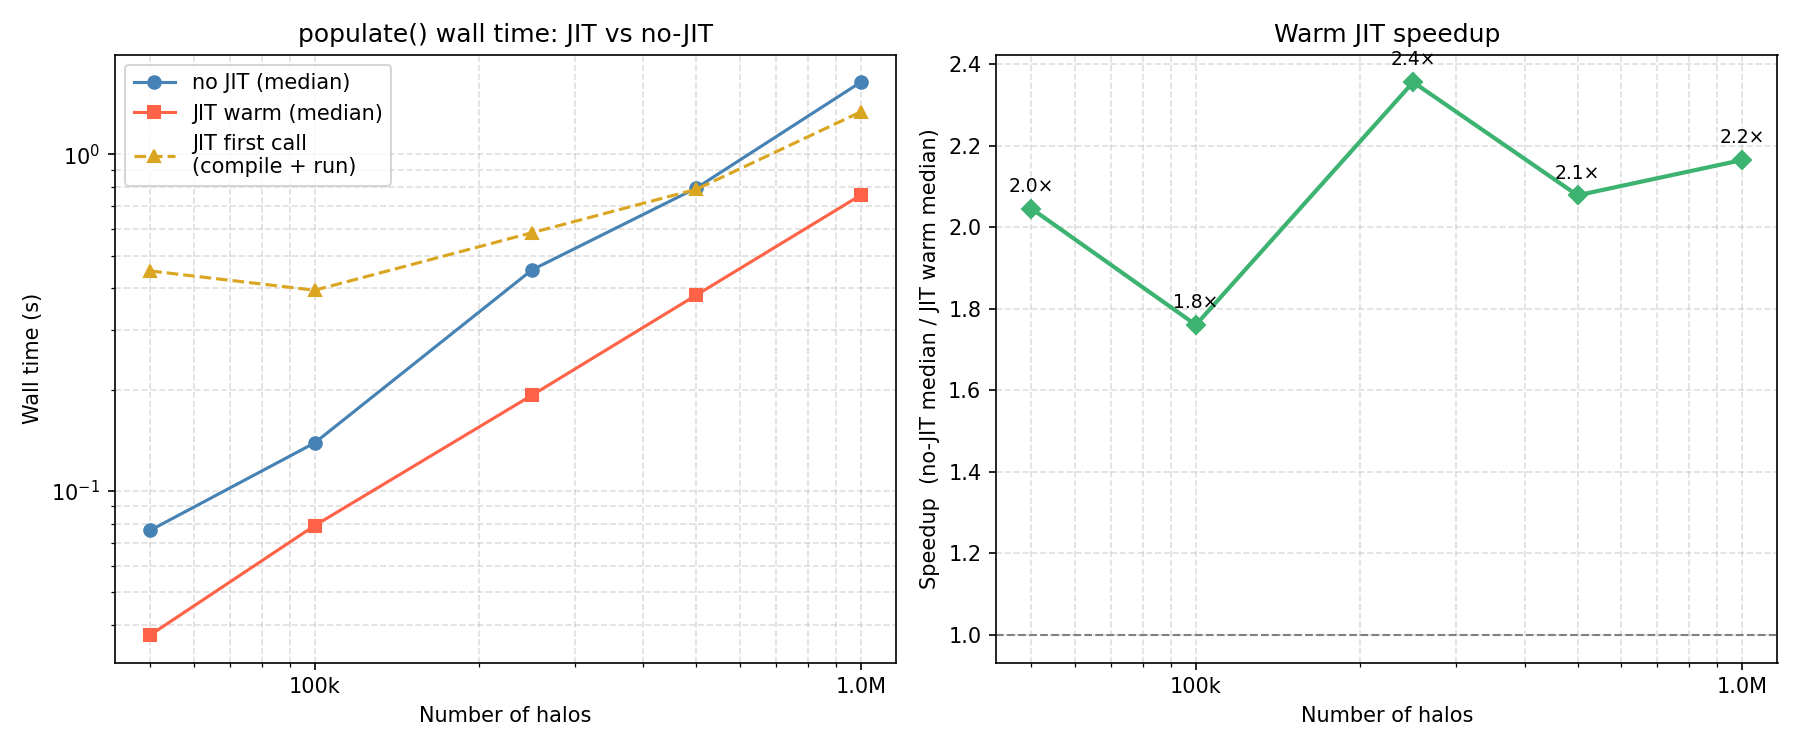

Source code (Python):
"""
Benchmark: JIT vs non-JIT performance of populate().

Measures:
  - Compilation cost (first call with jit=True)
  - Warm JIT time (subsequent calls, same max_satellites → cached XLA binary)
  - Non-JIT time (baseline)
  - Speedup at several catalogue sizes

Run from the repo root:

    python benchmark/populate_jit.py

Produces:
  - A summary table printed to stdout
  - benchmark/populate_jit.png
"""

import time

import jax
import jax.numpy as jnp
import matplotlib.pyplot as plt
import numpy as np

import sys
import os
sys.path.insert(0, os.path.join(os.path.dirname(__file__), '..'))

from jaxhod import Zheng07, populate

# ---------------------------------------------------------------------------
# Helpers
# ---------------------------------------------------------------------------

RNG = np.random.default_rng(0)


def _make_halos(n, box=500.0):
    """Generate synthetic halos drawn from a log-uniform mass distribution."""
    positions = RNG.uniform(0, box, size=(n, 3)).astype(np.float32)
    log_masses = RNG.uniform(12.0, 15.0, size=n)
    masses     = 10 ** log_masses.astype(np.float32)
    radii      = (masses / 2e14) ** (1/3) * 1.0  # rough R ∝ M^{1/3} in Mpc/h
    radii      = radii.astype(np.float32)
    return positions, masses, radii


def _time_call(fn, n_warmup=0, n_repeat=5):
    """
    Return (times_list, wall_seconds) for n_warmup + n_repeat calls.

    The warmup calls are NOT included in times_list (they are used to
    trigger JIT compilation or fill caches).
    """
    for _ in range(n_warmup):
        fn()
    times = []
    for _ in range(n_repeat):
        t0 = time.perf_counter()
        fn()
        times.append(time.perf_counter() - t0)
    return times


# ---------------------------------------------------------------------------
# Benchmark parameters
# ---------------------------------------------------------------------------

MODEL = Zheng07(
    log_Mmin=13.0,
    sigma_logM=0.5,
    log_M0=13.0,
    log_M1=14.0,
    alpha=1.0,
)

N_HALOS_LIST  = [50_000, 100_000, 250_000, 500_000, 1_000_000]
N_REPEAT      = 5        # warm-run repeats per configuration
MIN_MASS      = 10 ** (MODEL.log_Mmin - 1)  # keep only halos above this

# ---------------------------------------------------------------------------
# Run benchmarks
# ---------------------------------------------------------------------------

results = []

print(f"\n{'N_halos':>10}  {'nojit_med (s)':>14}  {'compile (s)':>12}  "
      f"{'jit_med (s)':>12}  {'speedup':>8}")
print("-" * 65)

for n_halos in N_HALOS_LIST:
    pos, mass, rad = _make_halos(n_halos)

    # Determine a fixed max_satellites so both runs use the same shape.
    # (Avoids retracing due to shape changes between iterations.)
    from jaxhod.populate import _compute_max_satellites
    max_sat = _compute_max_satellites(MODEL, mass[mass >= MIN_MASS])

    key = jax.random.PRNGKey(42)

    # --- Non-JIT (baseline) ---
    def call_nojit():
        return populate(pos, mass, rad, MODEL, key,
                        max_satellites=max_sat, min_mass=MIN_MASS, jit=False)

    # One warm-up to include JAX device transfer in a fair way, but NOT
    # counting JIT compilation (there is none for non-JIT).
    call_nojit()
    nojit_times = _time_call(call_nojit, n_warmup=0, n_repeat=N_REPEAT)
    nojit_med   = np.median(nojit_times)

    # --- JIT: first call (compilation) ---
    # We reset the JIT cache so we always measure compilation fresh.
    from jaxhod.populate import _get_populate_jit
    _get_populate_jit.cache_clear()

    t0 = time.perf_counter()
    populate(pos, mass, rad, MODEL, key,
             max_satellites=max_sat, min_mass=MIN_MASS, jit=True)
    compile_time = time.perf_counter() - t0

    # --- JIT: warm calls (cached XLA binary) ---
    def call_jit():
        return populate(pos, mass, rad, MODEL, key,
                        max_satellites=max_sat, min_mass=MIN_MASS, jit=True)

    jit_times = _time_call(call_jit, n_warmup=0, n_repeat=N_REPEAT)
    jit_med   = np.median(jit_times)

    speedup = nojit_med / jit_med

    results.append({
        'n_halos':      n_halos,
        'nojit_med':    nojit_med,
        'compile_time': compile_time,
        'jit_med':      jit_med,
        'speedup':      speedup,
        'nojit_times':  nojit_times,
        'jit_times':    jit_times,
    })

    print(f"{n_halos:>10,}  {nojit_med:>14.3f}  {compile_time:>12.3f}  "
          f"{jit_med:>12.3f}  {speedup:>8.2f}x")

# ---------------------------------------------------------------------------
# Figure
# ---------------------------------------------------------------------------

n_vals       = [r['n_halos']      for r in results]
nojit_meds   = [r['nojit_med']    for r in results]
jit_meds     = [r['jit_med']      for r in results]
compile_vals = [r['compile_time'] for r in results]
speedups     = [r['speedup']      for r in results]

fig, axes = plt.subplots(1, 2, figsize=(12, 5))

# --- Left panel: wall time vs n_halos ---
ax = axes[0]
ax.plot(n_vals, nojit_meds,   'o-', color='steelblue',  label='no JIT (median)')
ax.plot(n_vals, jit_meds,     's-', color='tomato',     label='JIT warm (median)')
ax.plot(n_vals, compile_vals, '^--', color='goldenrod',  label='JIT first call\n(compile + run)')
ax.set_xlabel('Number of halos')
ax.set_ylabel('Wall time (s)')
ax.set_title('populate() wall time: JIT vs no-JIT')
ax.legend()
ax.set_xscale('log')
ax.set_yscale('log')
ax.xaxis.set_major_formatter(plt.FuncFormatter(lambda x, _: f'{x/1e6:.1f}M' if x >= 1e6 else f'{x/1e3:.0f}k'))
ax.grid(True, which='both', ls='--', alpha=0.4)

# --- Right panel: speedup vs n_halos ---
ax = axes[1]
ax.axhline(1.0, color='gray', ls='--', lw=1, label='no speedup')
ax.plot(n_vals, speedups, 'D-', color='mediumseagreen', lw=2)
ax.set_xlabel('Number of halos')
ax.set_ylabel('Speedup  (no-JIT median / JIT warm median)')
ax.set_title('Warm JIT speedup')
ax.set_xscale('log')
ax.xaxis.set_major_formatter(plt.FuncFormatter(lambda x, _: f'{x/1e6:.1f}M' if x >= 1e6 else f'{x/1e3:.0f}k'))
ax.grid(True, which='both', ls='--', alpha=0.4)
# annotate each point
for x, y in zip(n_vals, speedups):
    ax.annotate(f'{y:.1f}×', xy=(x, y), xytext=(0, 8),
                textcoords='offset points', ha='center', fontsize=9)

fig.tight_layout()
out_path = os.path.join(os.path.dirname(__file__), 'populate_jit.png')
fig.savefig(out_path, dpi=150)
print(f"\nFigure saved to {out_path}")

# ---------------------------------------------------------------------------
# Summary
# ---------------------------------------------------------------------------
print("\n--- Key takeaways ---")
best_speedup = max(speedups)
best_n       = n_vals[speedups.index(best_speedup)]
avg_compile  = np.mean(compile_vals)
print(f"  Peak warm speedup : {best_speedup:.1f}× at {best_n:,} halos")
print(f"  Mean compile cost : {avg_compile:.2f} s  "
      f"(paid once; cached for subsequent calls with same max_satellites)")
breakeven_n = None
for i, (nojit, jit) in enumerate(zip(nojit_meds, jit_meds)):
    if jit < nojit:
        breakeven_n = n_vals[i]
        break
if breakeven_n:
    print(f"  JIT faster than no-JIT starting at n_halos ≥ {breakeven_n:,}")
else:
    print("  JIT warm calls are faster across all tested sizes")
